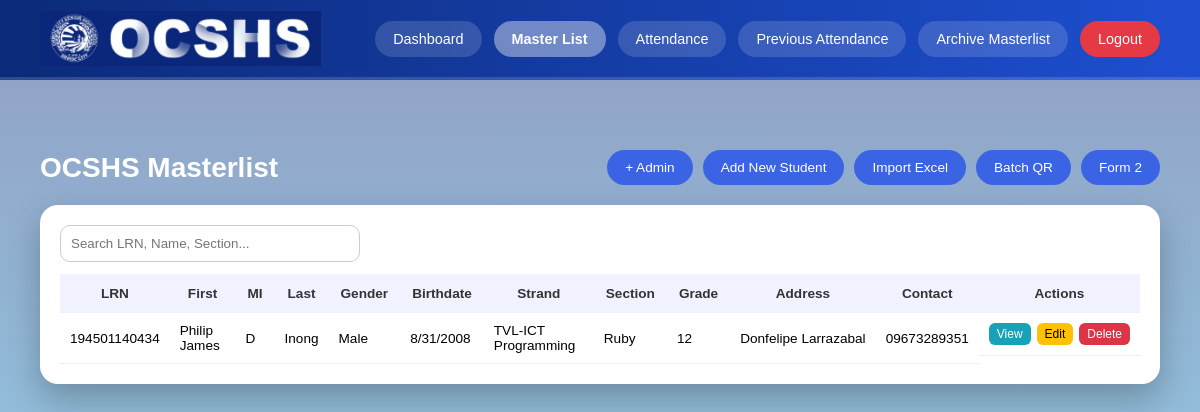
The page /masterlist.php (signed in) on the database as committed earlier.
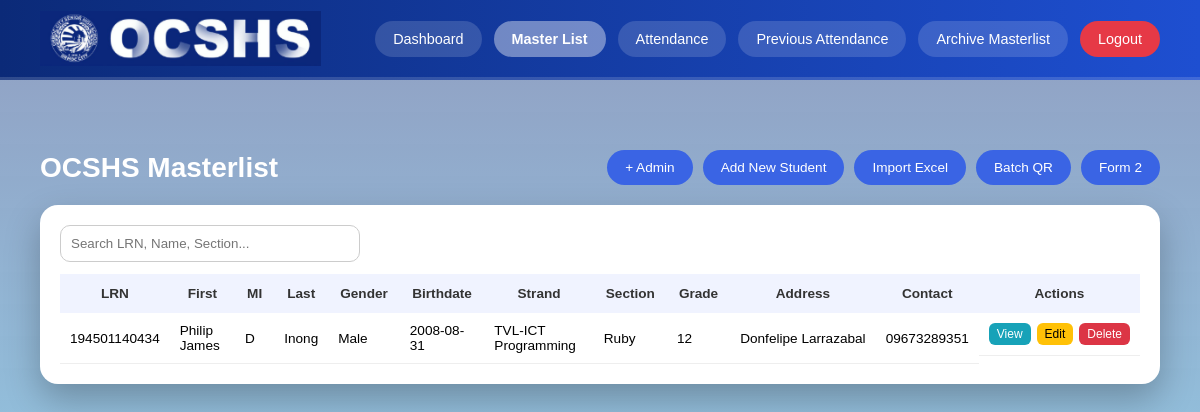
The same page on the database as committed later.
### tables this page shows
CREATE TABLE `masterlist` (
  `id` int(5) NOT NULL,
  `lrn` bigint(20) UNSIGNED NOT NULL,
  `firstname` varchar(50) NOT NULL,
  `lastname` varchar(50) NOT NULL,
  `mi` varchar(3) NOT NULL,
  `gender` varchar(15) NOT NULL,
  `bdate` date NOT NULL,
  `strand` varchar(50) NOT NULL,
  `section` varchar(50) NOT NULL,
  `gradelvl` int(5) NOT NULL,
  `address` varchar(100) NOT NULL,
  `contact` varchar(50) NOT NULL,
  `generated_code` varchar(255) NOT NULL
);

### masterlist.php (the view, shortened to what this page needs)
<?php
require "config.php";
?>
<!DOCTYPE html>
<html lang="en">
<head>
<link rel="stylesheet" href="css/main.css">
</head>
<body>
<div class="header">
    <div class="header-left">
        <img src="images/logo.png" class="logo" alt="Logo">
    </div>
    <div class="nav">
        <a href="dashboard.php">Dashboard</a>
        <a href="masterlist.php" class="active">Master List</a>
        <a href="attendance_scanner.php">Attendance</a>
        <a href="attendance_history.php">Previous Attendance</a>
        <a href="archive_masterlist.php">Archive Masterlist</a>
        <a href="logout.php" class="logout">Logout</a>
    </div>
</div>
<div class="page-container">
    <div class="page-header">
        <h1>OCSHS Masterlist</h1>
        <div class="page-actions">
            <a href="admin.php" class="btn">+ Admin</a>
            <a href="addnew.php" class="btn">Add New Student</a>
            <a href="import_excel.php" class="btn">Import Excel</a>
            <a href="batch_qr.php" class="btn">Batch QR</a>
            <a href="form2.php" class="btn">Form 2</a>
        </div>
    </div>
    <div class="table-card">
        <input type="text" id="searchInput" class="table-search"
               placeholder="Search LRN, Name, Section...">
        <div class="table-responsive">
            <table class="styled-table blue-table" id="masterTable">
                <thead>
                    <tr>
                        <th>LRN</th>
                        <th>First</th>
                        <th>MI</th>
                        <th>Last</th>
                        <th>Gender</th>
                        <th>Birthdate</th>
                        <th>Strand</th>
                        <th>Section</th>
                        <th>Grade</th>
                        <th>Address</th>
                        <th>Contact</th>
                        <th>Actions</th>
                    </tr>
                </thead>
                <tbody>
                <?php
                $qry = "SELECT * FROM masterlist ORDER BY gender DESC, lastname ASC, section ASC";
                $result = mysqli_query($conn, $qry);
                while ($row = mysqli_fetch_assoc($result)) {
                ?>
                    <tr>
                        <td><?= htmlspecialchars($row['lrn']) ?></td>
                        <td><?= htmlspecialchars($row['firstname']) ?></td>
                        <td><?= htmlspecialchars($row['mi']) ?></td>
                        <td><?= htmlspecialchars($row['lastname']) ?></td>
                        <td><?= htmlspecialchars($row['gender']) ?></td>
                        <td><?= htmlspecialchars($row['bdate']) ?></td>
                        <td><?= htmlspecialchars($row['strand']) ?></td>
                        <td><?= htmlspecialchars($row['section']) ?></td>
                        <td><?= htmlspecialchars($row['gradelvl']) ?></td>
                        <td class="truncate"><?= htmlspecialchars($row['address']) ?></td>
                        <td><?= htmlspecialchars($row['contact']) ?></td>
                        <td class="actions">
                            <a href="addinfo.php?id=<?= $row['id'] ?>" class="btn-sm view">View</a>
                            <a href="editinfo.php?id=<?= $row['id'] ?>" class="btn-sm edit">Edit</a>
                            <a href="deleteinfo.php?id=<?= $row['id'] ?>"
                               class="btn-sm delete"
                               onclick="return confirm('Delete this record?');">
                               Delete
                            </a>
                        </td>
                    </tr>
                <?php } ?>
                </tbody>
            </table>
        </div>
    </div>
</div>
</body>
</html>

### css/main.css (style rules this page uses)
* { margin: 0; padding: 0; box-sizing: border-box; font-family: Arial, Helvetica, sans-serif; }
body::before { content: ""; position: fixed; inset: 0; background: linear-gradient( rgba(11, 42, 120, 0.45), rgba(58, 186, 228, 0.55) ); z-index: -1; }
.header { position: fixed; top: 0; width: 100%; height: 80px; background: linear-gradient(to right, #0b2a78, #1e4fd1); display: flex; align-items: center; justify-content: space-between; padding: 0 40px; border-bottom: 3px solid rgba(255,255,255,0.15); z-index: 1000; }
.header-left { display: flex; align-items: center; }
.logo { height: 55px; }
.nav { display: flex; gap: 12px; }
.nav a { text-decoration: none; color: white; padding: 10px 18px; border-radius: 100px; font-size: 0.9em; background: rgba(255,255,255,0.15); transition: 0.3s; }
.nav a.active { background: rgba(255,255,255,0.4); font-weight: bold; }
.logout { background: #e63946 !important; }
.page-container { margin-top: 120px; padding: 30px 40px; }
.page-header { display: flex; justify-content: space-between; align-items: center; margin-bottom: 20px; }
.page-header h1 { color: white; font-size: 28px; }
.page-actions { display: flex; gap: 10px; }
.btn { background: #3A64E4; color: white; padding: 10px 18px; border-radius: 100px; text-decoration: none; font-size: 0.85em; border: none; cursor: pointer; }
.table-card { background: white; border-radius: 18px; padding: 20px; box-shadow: 0 15px 35px rgba(0,0,0,0.25); }
.table-responsive { overflow-x: auto; }
.table-search { width: 300px; padding: 10px; margin-bottom: 12px; border-radius: 10px; border: 1px solid #ccc; }
.styled-table { width: 100%; border-collapse: collapse; font-size: 0.85em; }
.styled-table th { padding: 12px; background: #f0f3ff; color: #333; }
.styled-table td { padding: 10px; border-bottom: 1px solid #eee; }
.blue-table thead { background: linear-gradient(90deg, #3a64e4, #4f7cff); color: #fff; }
.actions { display: flex; gap: 6px; justify-content: center; }
.btn-sm { padding: 4px 8px; border-radius: 6px; font-size: 12px; text-decoration: none; color: white; }
.btn-sm.view { background: #17a2b8; }
.btn-sm.edit { background: #ffc107; color: #000; }
.btn-sm.delete { background: #dc3545; }
.truncate { max-width: 180px; white-space: nowrap; overflow: hidden; text-overflow: ellipsis; }

Rows that differ between the two databases and show on the page:
changed masterlist "Philip James": bdate "8/31/2008" → "2008-08-31"
